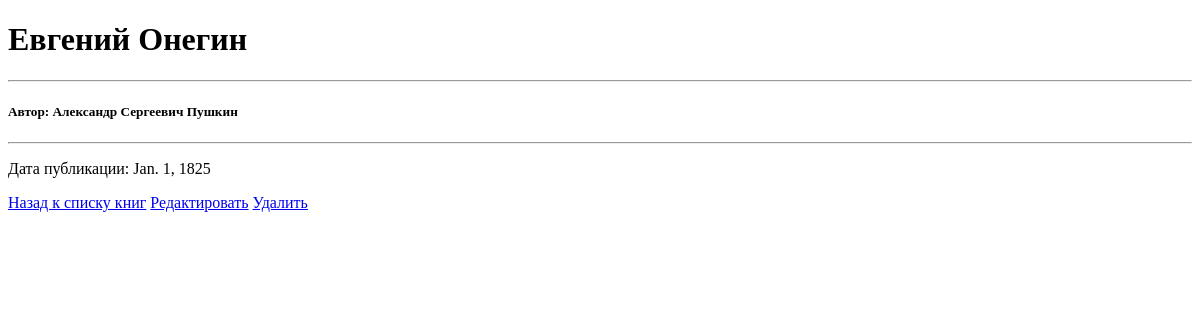
The app's page /book/2/, older data.
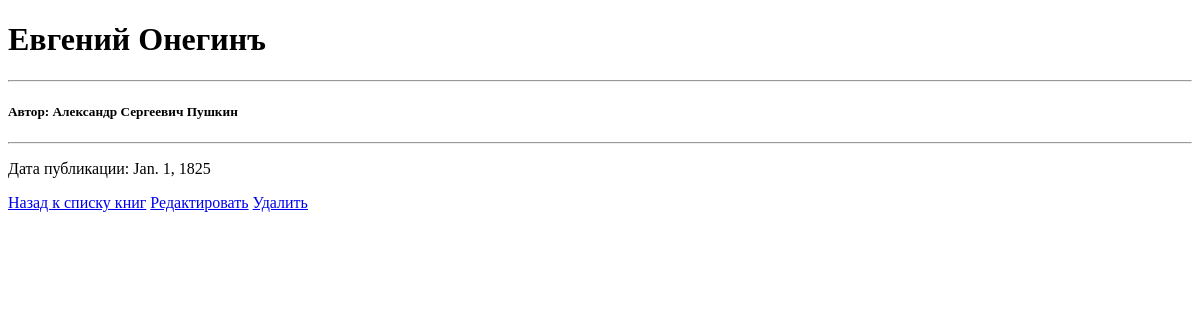
The same page, newer data.
### books/models.py (models this page shows, shortened)
class Book(models.Model):
    title = models.CharField(verbose_name='Название', max_length=200)
    author = models.ForeignKey(Author, on_delete=models.CASCADE, related_name="books", blank=True, null=True)
    published_date = models.DateField(verbose_name='Дата публикации', blank=True, null=True)
    class Meta:
        verbose_name = "Книга"
        verbose_name_plural = "Книги"

class Author(models.Model):
    name = models.CharField(max_length=100)
    birthdate = models.DateField()
    class Meta:
        ordering = ["name"]
        verbose_name = "Автор"
        verbose_name_plural = "Авторы"

### books/views.py (the view)
# urls.py: path('book/<int:pk>/', views.BookDetail.as_view(), name='book_detail'),
class BookDetail(DetailView):
    template_name = 'book_shelf/book_detail.html'
    model = Book
    context_object_name = 'book'

### templates/book_shelf/book_detail.html (shortened to what this page needs)
{% extends 'base.html' %}
{% block content %}
    <div class="info">
        <h1>{{ book.title }}</h1>
        <hr>
        <h5>Автор: {{ book.author.name }}</h5>
        <hr>
        <p>Дата публикации: {{ book.published_date }}</p>
        <a href="{% url 'books_list' %}"> Назад к списку книг</a>
        <a href="{% url 'book_update' book.pk %}"> Редактировать</a>
        <a href="{% url 'book_delete' book.pk %}"> Удалить</a>
    </div>
{% endblock %}

Row changes from the older to the newer data that the page shows:
changed Book "Jan. 1, 1825": title "Евгений Онегин" → "Евгений Онегинъ"
